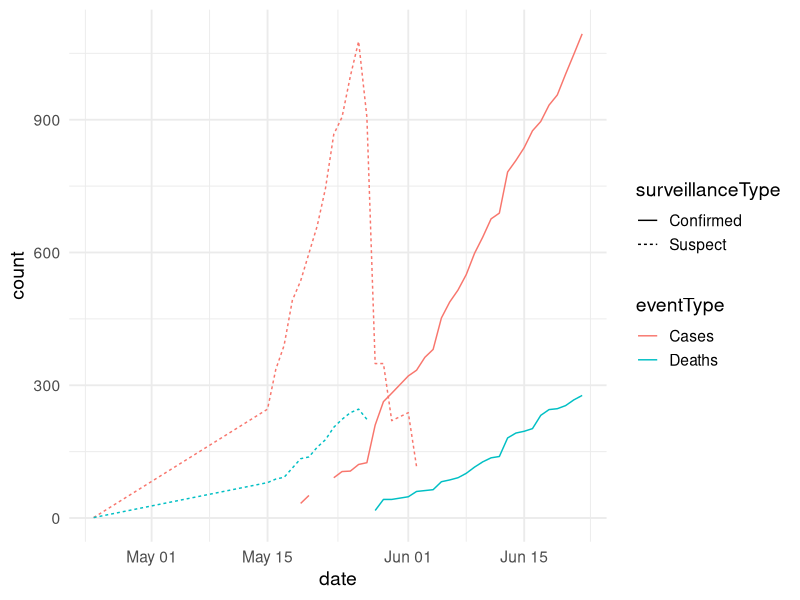
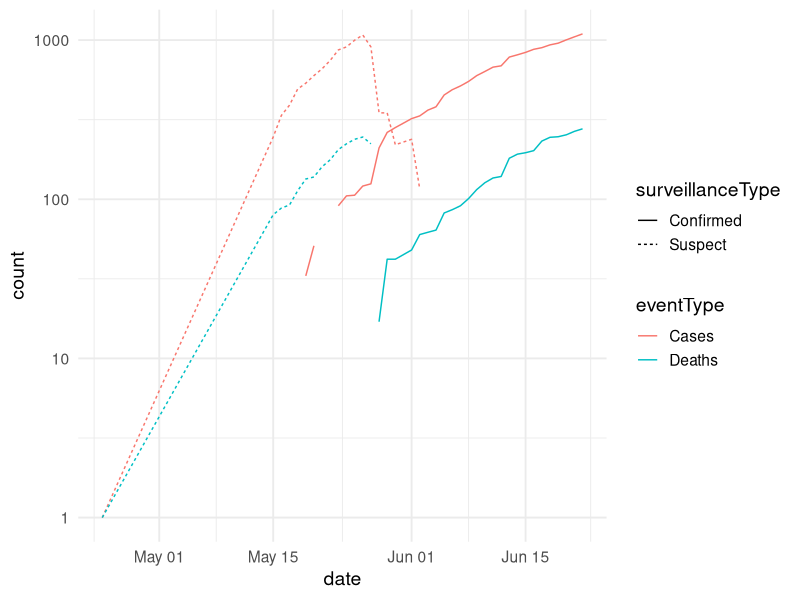

The R script that drew these images, in order: (Note: this script raises an error after producing the figures.)
library(readr)
library(tidyr)
library(dplyr)
library(ggplot2); 


PLOT_MODE <- "report"  # "report" or "slides"

BASE_SIZE <- switch(
  PLOT_MODE,
  report = 14,
  slides = 18
)

theme_set(
  theme_minimal(base_size = BASE_SIZE)
)


dta <- read_csv("../data/drc_sitrep.csv")

dta_long <- dta |>
  pivot_longer(
    cols = c(suspect_cases, suspect_death, confirmed_cases, confirmed_death),
    names_to = "series",
    values_to = "count"
  ) |>
  mutate(
    surveillanceType = if_else(grepl("^suspect", series), "Suspect", "Confirmed"),
    eventType = if_else(grepl("cases$", series), "Cases", "Deaths")
  )

head(dta_long)

sim_plot <- (ggplot(dta_long)
	+ aes(date, count, color=eventType, linetype=surveillanceType)
	+ geom_line()
)

print(sim_plot)
print(sim_plot+scale_y_log10())
print(sim_plot+scale_y_log10() + dta_long |> filter(surveillanceType=="Confirmed"))

dta_plot <- ggplot(dta_long, aes(x = date, y = count, 
                                color = surveillanceType, 
                                 linetype = eventType)) +
  geom_line(linewidth = 1.1, na.rm = TRUE) +
  scale_color_manual(values = c("Suspect" = "#E68A00", "Confirmed" = "#2C5F8A"))

print(dta_plot)
print(dta_plot + scale_y_log10())



fig1 <- ggplot(dta_long, aes(x = date, y = count, color = eventType)) +
  geom_line(linewidth = 1.1, na.rm = TRUE) +
  scale_color_manual(values = c("Cases" = "#2C5F8A", "Deaths" = "#B23A48")) +
  facet_wrap(~ surveillanceType, ncol = 1, scales = "free_y")

print(fig1)


fig2 <- ggplot(dta_long, aes(x = date, y = count, color = surveillanceType)) +
  geom_line(linewidth = 1.1, na.rm = TRUE) +
  scale_color_manual(values = c("Suspect" = "#E68A00", "Confirmed" = "#2C5F8A")) +
  facet_wrap(~ eventType, ncol = 1, scales = "free_y")

print(fig2)
